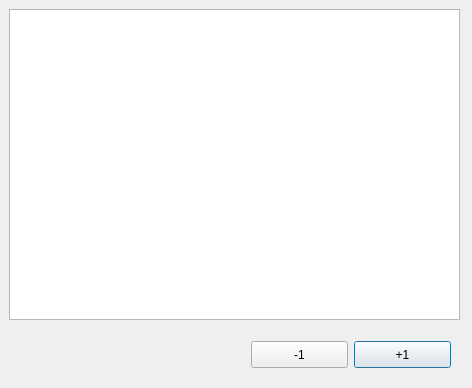
<?xml version="1.0" encoding="UTF-8"?>
<ui version="4.0">
 <class>Dialog</class>
 <widget class="QDialog" name="Dialog">
  <property name="geometry">
   <rect>
    <x>0</x>
    <y>0</y>
    <width>472</width>
    <height>388</height>
   </rect>
  </property>
  <property name="windowTitle">
   <string>Dialog</string>
  </property>
  <widget class="QGraphicsView" name="graphicsView">
   <property name="geometry">
    <rect>
     <x>9</x>
     <y>9</y>
     <width>451</width>
     <height>311</height>
    </rect>
   </property>
  </widget>
  <widget class="QPushButton" name="pushButton">
   <property name="geometry">
    <rect>
     <x>354</x>
     <y>341</y>
     <width>97</width>
     <height>27</height>
    </rect>
   </property>
   <property name="text">
    <string>+1</string>
   </property>
  </widget>
  <widget class="QPushButton" name="pushButton_2">
   <property name="geometry">
    <rect>
     <x>251</x>
     <y>341</y>
     <width>97</width>
     <height>27</height>
    </rect>
   </property>
   <property name="text">
    <string>-1</string>
   </property>
  </widget>
 </widget>
 <layoutdefault spacing="6" margin="11"/>
 <resources/>
 <connections/>
</ui>
